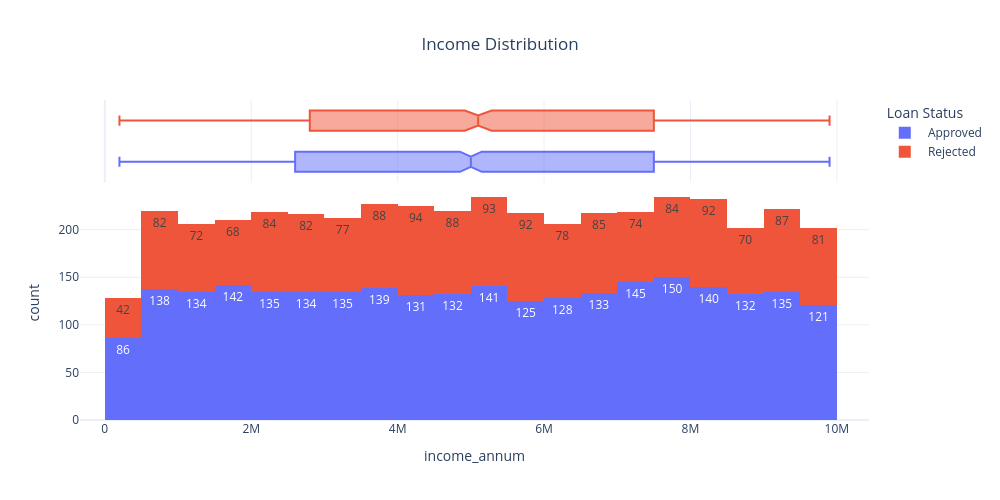

The code cell stored with this chart in its notebook:
### Markdown cell above
#### HISTOGRAM GRAPHS

### Code cell
fig = px.histogram(df, x="income_annum", color="loan_status", text_auto=True,marginal="box", nbins=20, title="Income Distribution")
fig.update_layout(title_x=0.5,template="plotly_white",width=1000, height=500,legend_title="Loan Status")
fig.show()

### Figure 1 — Plotly figure (JSON) as saved in the notebook; plotly's stock layout.template omitted (floating-point values rounded to 4 significant figures; data arrays with more than 128 entries replaced by an {"elided": "..."} marker saying what was removed)
{"data": [{"bingroup": "x", "hovertemplate": "loan_status= Approved<br>income_annum=%{x}<br>count=%{y}<extra></extra>", "legendgroup": " Approved", "marker": {"color": "#636efa", "pattern": {"shape": ""}}, "name": " Approved", "nbinsx": 20, "orientation": "v", "showlegend": true, "texttemplate": "%{value}", "type": "histogram", "x": {"elided": "2656 int values"}, "xaxis": "x", "yaxis": "y"}, {"hovertemplate": "loan_status= Approved<br>income_annum=%{x}<extra></extra>", "legendgroup": " Approved", "marker": {"color": "#636efa"}, "name": " Approved", "notched": true, "showlegend": false, "type": "box", "x": {"elided": "2656 int values"}, "xaxis": "x2", "yaxis": "y2"}, {"bingroup": "x", "hovertemplate": "loan_status= Rejected<br>income_annum=%{x}<br>count=%{y}<extra></extra>", "legendgroup": " Rejected", "marker": {"color": "#EF553B", "pattern": {"shape": ""}}, "name": " Rejected", "nbinsx": 20, "orientation": "v", "showlegend": true, "texttemplate": "%{value}", "type": "histogram", "x": {"elided": "1613 int values"}, "xaxis": "x", "yaxis": "y"}, {"hovertemplate": "loan_status= Rejected<br>income_annum=%{x}<extra></extra>", "legendgroup": " Rejected", "marker": {"color": "#EF553B"}, "name": " Rejected", "notched": true, "showlegend": false, "type": "box", "x": {"elided": "1613 int values"}, "xaxis": "x2", "yaxis": "y2"}], "layout": {"barmode": "relative", "height": 500, "legend": {"title": {"text": "Loan Status"}, "tracegroupgap": 0}, "title": {"text": "Income Distribution", "x": 0.5}, "width": 1000, "xaxis": {"anchor": "y", "domain": [0, 1], "title": {"text": "income_annum"}}, "xaxis2": {"anchor": "y2", "domain": [0, 1], "matches": "x", "showgrid": true, "showticklabels": false}, "yaxis": {"anchor": "x", "domain": [0, 0.7326], "title": {"text": "count"}}, "yaxis2": {"anchor": "x2", "domain": [0.7426, 1], "matches": "y2", "showgrid": false, "showline": false, "showticklabels": false, "ticks": ""}}}
